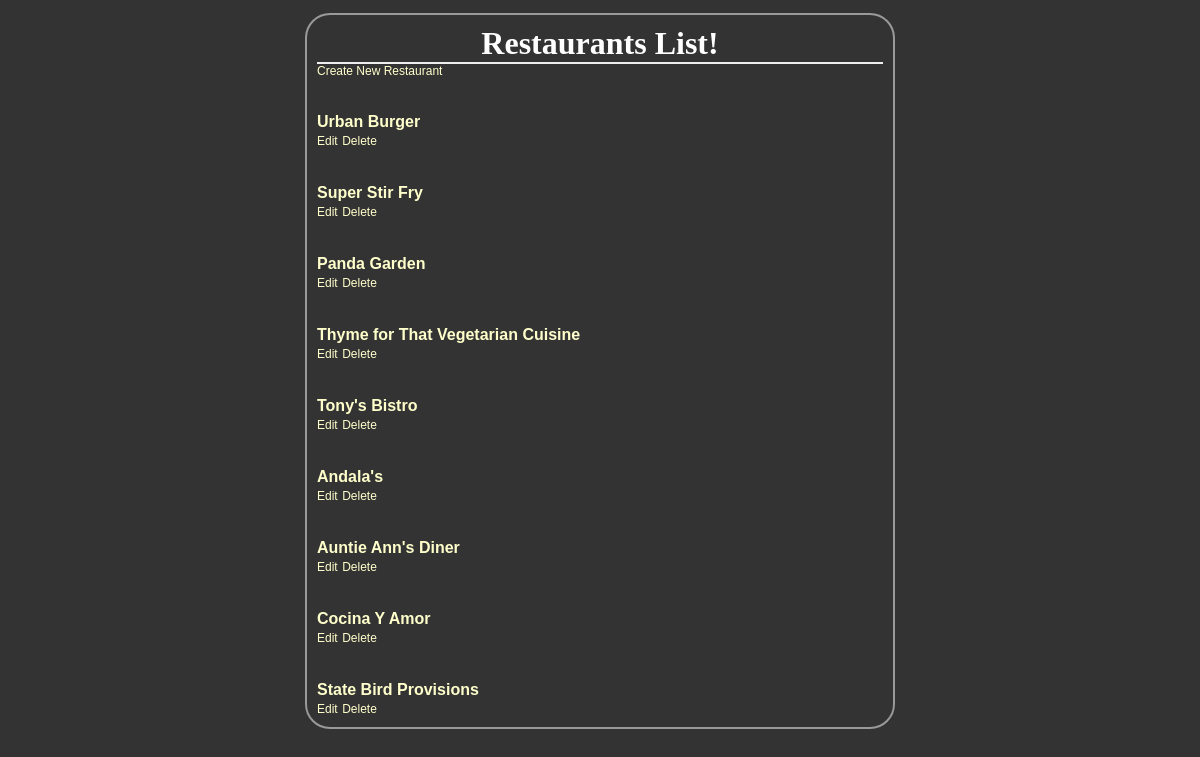
The page /restaurants/ on the database as committed earlier.
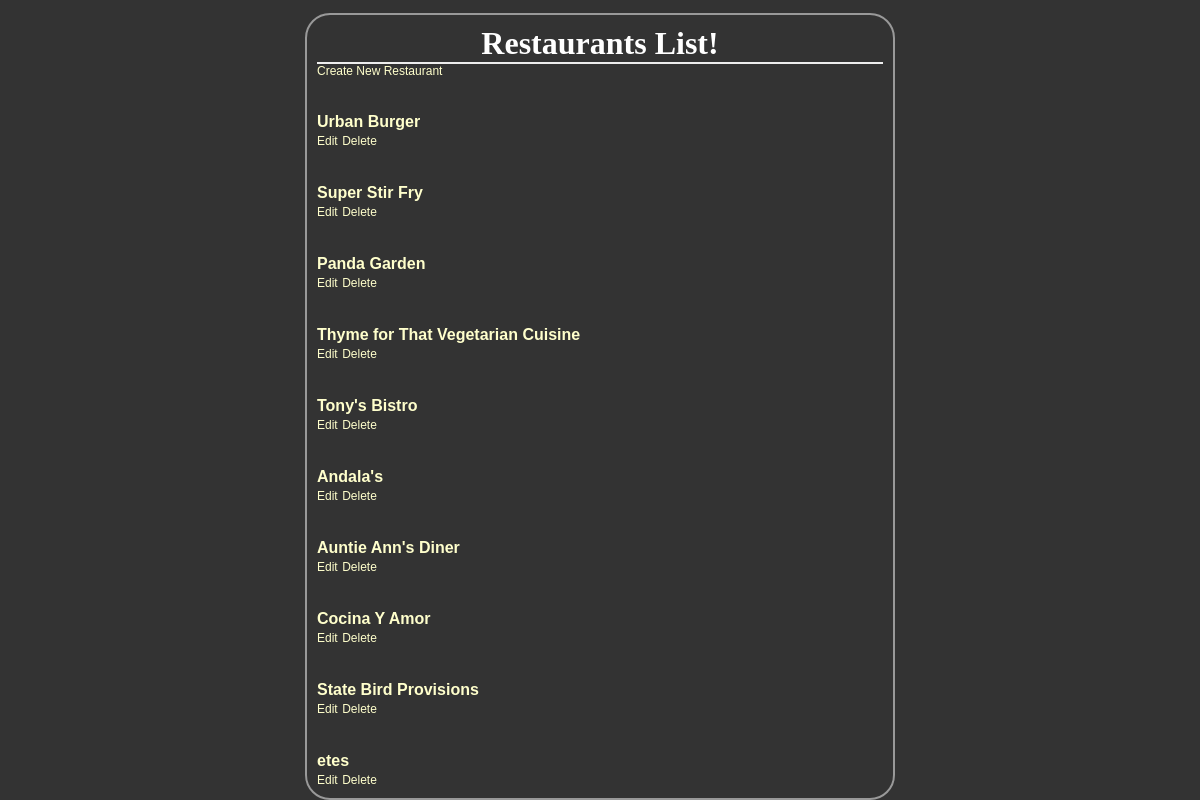
The same page on the database as committed later.
### database_setup.py (models this page shows)
class Restaurant(Base):
    __tablename__ = 'restaurant'
    id = Column(Integer, primary_key=True)
    name = Column(String(250), nullable=False)

### project.py (the view)
@app.route('/')
@app.route('/restaurants/')
def showRestaurants():
    restaurants = session.query(Restaurant).all()
    return render_template('showRestaurants.html', restaurants=restaurants)

### templates/showRestaurants.html (shortened to what this page needs)
<html>
    <head>
        <link rel=stylesheet type=text/css href="{{ url_for('static', filename='styles.css') }}">
    </head>
    <body>
        <div class = 'pane'>
            <div class = 'header'>
                <h1> Restaurants List!</h1>
            </div>
            <a href = '{{url_for('newRestaurant') }}'>Create New Restaurant</a>
                {% for restaurant in restaurants %}
            <div class = 'restaurant'>
                <span class = 'restaurantname'>
                  <a class = 'restaurantname' href="{{url_for('showMenu', restaurant_id= restaurant.id)}}">{{restaurant.name}}</a>
                </span>
            </div>
            <div class = "editdeletepane">
                <a href="{{url_for('editRestaurant', restaurant_id = restaurant.id)}}" >Edit</a>
                <a href="{{url_for('deleteRestaurant', restaurant_id = restaurant.id)}}" >Delete</a>
            </div>
            {% endfor %}
        </div>
    </body>
</html>

### static/styles.css (style rules this page uses)
body { font-family: sans-serif; background-color: #333333; }
h1, h2, h3, h4 { color: #ffffff; }
h1, h2 { font-family: 'georgia', serif; margin: 0; }
h1 { border-bottom: 2px solid #eee; }
a { text-decoration: none; color: #ffffcc; font-size: .75em; }
.pane { position: absolute; left: 25%; right: 25%; border: 2px solid; border-radius: 25px; padding: 10px; margin: 5px; border-color: #999999; background-color: #333333; min-height: 50%; }
.header { left: 50%; text-align: center; }
.restaurantname { color:#ffffcc; font-weight: bold; font-size: 16px; display: block; margin: 35px 0px 0px; }
.restaurantname a { text-decoration: none; display: block; }

Rows that differ between the two databases and show on the page:
added Restaurant: name "etes"
